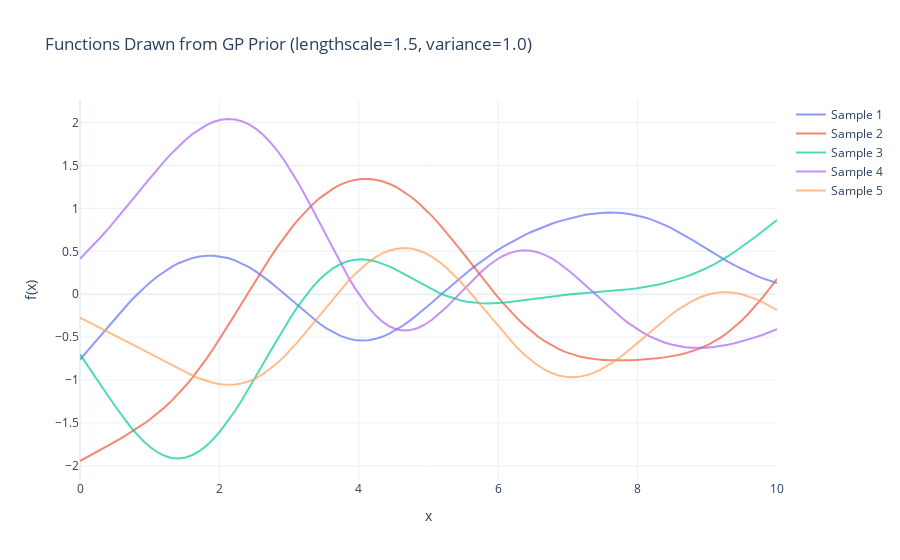

This figure's notebook cell:
### Markdown cell above
Notice the structure: the diagonal is bright (variance = 1.0), meaning each point is perfectly correlated with itself. As you move away from the diagonal, the correlation decays smoothly. This decay rate is controlled by the lengthscale parameter—it determines how far apart two points can be before they become essentially uncorrelated.

Now let's use this kernel to draw actual functions from a GP prior:

### Code cell
# Define input points where we want to evaluate the function
X = np.linspace(0, 10, 100)[:, None]

# Build the covariance matrix
lengthscale = 1.5
variance = 1.0
K = exp_quad_kernel(X, X, lengthscale=lengthscale, variance=variance)

# Add small jitter for numerical stability
K += 1e-8 * np.eye(len(X))

# Zero mean function (we'll explore non-zero means later)
mean = np.zeros(len(X))

# Draw 5 sample functions from the GP prior
n_samples = 5
f_samples = rng.multivariate_normal(mean, K, size=n_samples)

# Plot the sample functions
fig = go.Figure()
for i in range(n_samples):
    fig.add_trace(go.Scatter(
        x=X.flatten(),
        y=f_samples[i],
        mode='lines',
        name=f'Sample {i+1}',
        line=dict(width=2),
        opacity=0.7
    ))

fig.update_layout(
    title=f'Functions Drawn from GP Prior (lengthscale={lengthscale}, variance={variance})',
    xaxis_title='x',
    yaxis_title='f(x)',
    showlegend=True
)
fig.show()
